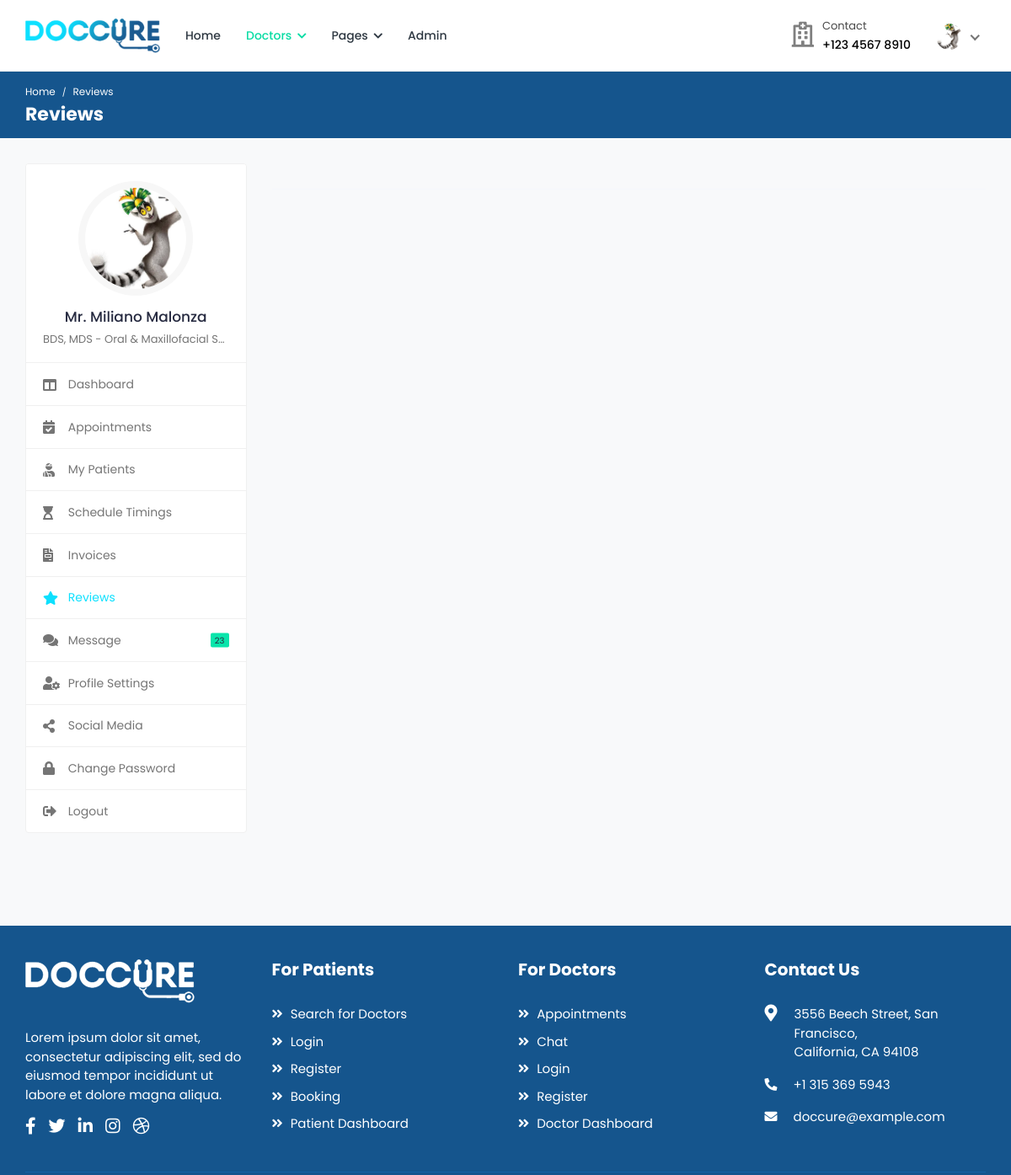
The app's page /doctors/reviews/ (signed in) with its own data.
### doctors/models.py (models this page shows, shortened)
class Doctor(models.Model):
	user = models.OneToOneField(User, on_delete=models.CASCADE)
	image = models.ImageField('Profile Image', upload_to='Image/Doctors',
		max_length=500, default='dummy.png')
	first_name = models.CharField('First Name', max_length=50)
	second_name =  models.CharField('Second Name', max_length=50)
	title = models.CharField('Title', max_length=200, default='Dr.')
	phone_no = models.CharField('Phone Number', max_length=50)
	email = models.EmailField('Email', max_length=250)
	gender = models.CharField('Gender', max_length=10)
	d_o_b = models.DateField('Date of Birth', blank=True)
	biography = models.CharField('Biography', max_length=1000, blank=True)
	address_line1 = models.CharField('Address Line 1', max_length=200, blank=True)
	address_line2 = models.CharField('Address Line 2', max_length=200, blank=True)
	country = models.CharField('Country', max_length=100, blank=True)
	county = models.CharField('County', max_length=100, blank=True)
	town = models.CharField('Town', max_length=100, blank=True)
	pricing =  models.FloatField('Amount', default=0.00)
	services = models.CharField('Services', max_length=1000, blank=True)
	specialization = models.CharField('Specialization', max_length=1000, blank=True)
	clinic = models.CharField('Clinic', max_length=100, blank=True)
	clinic_address = models.CharField('Clinic Address', max_length=100, blank=True)
	speciality = models.OneToOneField(Speciality, on_delete=models.CASCADE)
	''' user, image, first_name, second_name, title, phone_no, email, gender, d_o_b, biography,
	address_line1, address_line2, country, county, town, pricing, services, specialization, clinic,
	clinic_address, speciality'''

### doctors/views.py (the view)
# urls.py: path('reviews/', views.reviews, name='reviews'),
@login_required(login_url='/login/')
@user_passes_test(check_doctor, login_url='/login/')
@user_passes_test(check_settings, login_url='/doctors/profile-settings/')
def reviews(request):
	doctor = Doctor.objects.get(user=request.user.id)
	reviews = Review.objects.filter(doctor=doctor.id)
	return render(request, 'doctors/reviews.html', {'profile': doctor, 'reviews': reviews})

### doctors/views.py (called while the page is built)
def check_doctor(user):
	group = user.groups.get()
	return group.name=='doctors_group'

def check_settings(user):
	profile = Doctor.objects.filter(user=user.id)
	return profile.count()>=1

### doctors/templates/doctors/reviews.html (shortened to what this page needs)
{% extends "doctors/base.html" %}
{% load static %}
{% block breadcrumb %}Reviews{% endblock %}
{% block breadcrumb1 %}Reviews{% endblock %}
{% block sidenav %}
	<ul>
		<li>
			<a href="{% url 'doctor-dashboard' %}">
				<i class="fas fa-columns"></i>
				<span>Dashboard</span>
			</a>
		</li>
		<li>
			<a href="{% url 'appointments' %}">
				<i class="fas fa-calendar-check"></i>
				<span>Appointments</span>
			</a>
		</li>
		<li>
			<a href="{% url 'my-patients' %}">
				<i class="fas fa-user-injured"></i>
				<span>My Patients</span>
			</a>
		</li>
		<li>
			<a href="{% url 'schedule-timings' %}">
				<i class="fas fa-hourglass-start"></i>
				<span>Schedule Timings</span>
			</a>
		</li>
		<li>
			<a href="{% url 'invoices' %}">
				<i class="fas fa-file-invoice"></i>
				<span>Invoices</span>
			</a>
		</li>
		<li class="active">
			<a href="{% url 'reviews' %}">
				<i class="fas fa-star"></i>
				<span>Reviews</span>
			</a>
		</li>
		<li>
			<a href="{% url 'chat-doctor' %}">
				<i class="fas fa-comments"></i>
				<span>Message</span>
				<small class="unread-msg">23</small>
			</a>
		</li>
		<li>
			<a href="{% url 'doctor-profile-settings' %}">
				<i class="fas fa-user-cog"></i>
				<span>Profile Settings</span>
			</a>
		</li>
		<li>
			<a href="{% url 'social-media' %}">
				<i class="fas fa-share-alt"></i>
				<span>Social Media</span>
			</a>
		</li>
		<li>
			<a href="{% url 'doctor-change-password' %}">
				<i class="fas fa-lock"></i>
				<span>Change Password</span>
			</a>
		</li>
		<li>
			<a href="{% url 'logout' %}">
				<i class="fas fa-sign-out-alt"></i>
				<span>Logout</span>
			</a>
		</li>
	</ul>
{% endblock %}
{% block content %}
	<div class="col-md-7 col-lg-8 col-xl-9">
		<div class="doc-review review-listing">
		</div>
	</div>
{% endblock %}

### doctors/templates/doctors/base.html (shortened to what this page needs)
<!DOCTYPE html>
<html lang="en">
<head>
		{% load static %}
		<link rel="stylesheet" href="{% static 'cas/css/bootstrap.min.css' %}">
		<link rel="stylesheet" href="{% static 'cas/plugins/fontawesome/css/fontawesome.min.css' %}">
		<link rel="stylesheet" href="{% static 'cas/plugins/fontawesome/css/all.min.css' %}">
		<link rel="stylesheet" href="{% static 'cas/css/style.css' %}">
	</head>
	<body>
		<div class="main-wrapper">
			<header class="header">
				<nav class="navbar navbar-expand-lg header-nav">
					<div class="navbar-header">
						<a href="index-2.html" class="navbar-brand logo">
							<img src="{% static 'cas/img/logo.png' %}" class="img-fluid" alt="Logo">
						</a>
					</div>
					<div class="main-menu-wrapper">
						<ul class="main-nav">
							<li>
								<a href="index-2.html">Home</a>
							</li>
							<li class="has-submenu active">
								<a href="#">Doctors <i class="fas fa-chevron-down"></i></a>
							</li>
							<li class="has-submenu">
								<a href="#">Pages <i class="fas fa-chevron-down"></i></a>
							</li>
							<li>
								<a href="admin/index.html" target="_blank">Admin</a>
							</li>
						</ul>
					</div>
					<ul class="nav header-navbar-rht">
						<li class="nav-item contact-item">
							<div class="header-contact-img">
								<i class="far fa-hospital"></i>
							</div>
							<div class="header-contact-detail">
								<p class="contact-header">Contact</p>
								<p class="contact-info-header"> +123 4567 8910</p>
							</div>
						</li>
						<li class="nav-item dropdown has-arrow logged-item">
							<a href="#" class="dropdown-toggle nav-link" data-toggle="dropdown">
								<span class="user-img">
									<img class="rounded-circle" src="{{profile.image.url}}" width="31" alt="{{user.first_name}} {{user.last_name}}">
								</span>
							</a>
						</li>
					</ul>
				</nav>
			</header>
			<div class="breadcrumb-bar">
				<div class="container-fluid">
					<div class="row align-items-center">
						<div class="col-md-12 col-12">
							<nav aria-label="breadcrumb" class="page-breadcrumb">
								<ol class="breadcrumb">
									<li class="breadcrumb-item"><a href="{% url 'index' %}">Home</a></li>
									<li class="breadcrumb-item active" aria-current="page">{% block breadcrumb %}{% endblock %}</li>
								</ol>
							</nav>
							<h2 class="breadcrumb-title">{% block breadcrumb1 %} {% endblock %}</h2>
						</div>
					</div>
				</div>
			</div>
			<div class="content">
				<div class="container-fluid">
					<div class="row">
						<div class="col-md-5 col-lg-4 col-xl-3 theiaStickySidebar">
							<div class="profile-sidebar">
								<div class="widget-profile pro-widget-content">
									<div class="profile-info-widget">
										<a href="#" class="booking-doc-img">
											<img src="{{profile.image.url}}" alt="User Image">
										</a>
										<div class="profile-det-info">
											<h3>{{profile.title}} {{user.first_name}} {{user.last_name}}</h3>
											<div class="patient-details">
												<h5 class="mb-0">BDS, MDS - Oral & Maxillofacial Surgery</h5>
											</div>
										</div>
									</div>
								</div>
								<div class="dashboard-widget">
									<nav class="dashboard-menu">
										{% block sidenav %}
										{% endblock %}
									</nav>
								</div>
							</div>
						</div>
						{% block content %}
						{% endblock %}
					</div>
				</div>
			</div>
			<footer class="footer">
				<div class="footer-top">
					<div class="container-fluid">
						<div class="row">
							<div class="col-lg-3 col-md-6">
								<div class="footer-widget footer-about">
									<div class="footer-logo">
										<img src="{% static 'cas/img/footer-logo.png' %}" alt="logo">
									</div>
									<div class="footer-about-content">
										<p>Lorem ipsum dolor sit amet, consectetur adipiscing elit, sed do eiusmod tempor incididunt ut labore et dolore magna aliqua. </p>
										<div class="social-icon">
											<ul>
												<li>
													<a href="#" target="_blank"><i class="fab fa-facebook-f"></i> </a>
												</li>
												<li>
													<a href="#" target="_blank"><i class="fab fa-twitter"></i> </a>
												</li>
												<li>
													<a href="#" target="_blank"><i class="fab fa-linkedin-in"></i></a>
												</li>
												<li>
													<a href="#" target="_blank"><i class="fab fa-instagram"></i></a>
												</li>
												<li>
													<a href="#" target="_blank"><i class="fab fa-dribbble"></i> </a>
												</li>
											</ul>
										</div>
									</div>
								</div>
							</div>
							<div class="col-lg-3 col-md-6">
								<div class="footer-widget footer-menu">
									<h2 class="footer-title">For Patients</h2>
									<ul>
										<li><a href="search.html"><i class="fas fa-angle-double-right"></i> Search for Doctors</a></li>
										<li><a href="login.html"><i class="fas fa-angle-double-right"></i> Login</a></li>
										<li><a href="register.html"><i class="fas fa-angle-double-right"></i> Register</a></li>
										<li><a href="booking.html"><i class="fas fa-angle-double-right"></i> Booking</a></li>
										<li><a href="patient-dashboard.html"><i class="fas fa-angle-double-right"></i> Patient Dashboard</a></li>
									</ul>
								</div>
							</div>
							<div class="col-lg-3 col-md-6">
								<div class="footer-widget footer-menu">
									<h2 class="footer-title">For Doctors</h2>
									<ul>
										<li><a href="appointments.html"><i class="fas fa-angle-double-right"></i> Appointments</a></li>
										<li><a href="chat.html"><i class="fas fa-angle-double-right"></i> Chat</a></li>
										<li><a href="login.html"><i class="fas fa-angle-double-right"></i> Login</a></li>
										<li><a href="doctor-register.html"><i class="fas fa-angle-double-right"></i> Register</a></li>
										<li><a href="doctor-dashboard.html"><i class="fas fa-angle-double-right"></i> Doctor Dashboard</a></li>
									</ul>
								</div>
							</div>
							<div class="col-lg-3 col-md-6">
								<div class="footer-widget footer-contact">
									<h2 class="footer-title">Contact Us</h2>
									<div class="footer-contact-info">
										<div class="footer-address">
											<span><i class="fas fa-map-marker-alt"></i></span>
											<p> 3556  Beech Street, San Francisco,<br> California, CA 94108 </p>
										</div>
										<p>
											<i class="fas fa-phone-alt"></i>
											+1 315 369 5943
										</p>
										<p class="mb-0">
											<i class="fas fa-envelope"></i>
											doccure@example.com
										</p>
									</div>
								</div>
							</div>
						</div>
					</div>
				</div>
                <div class="footer-bottom">
					<div class="container-fluid">
						<div class="copyright">
						</div>
					</div>
				</div>
			</footer>
		</div>
	</body>
</html>

### records on screen
Doctor: image (picture), title "Mr."

### other values on screen
{{ user.first_name }} "Miliano"
{{ user.last_name }} "Malonza"
